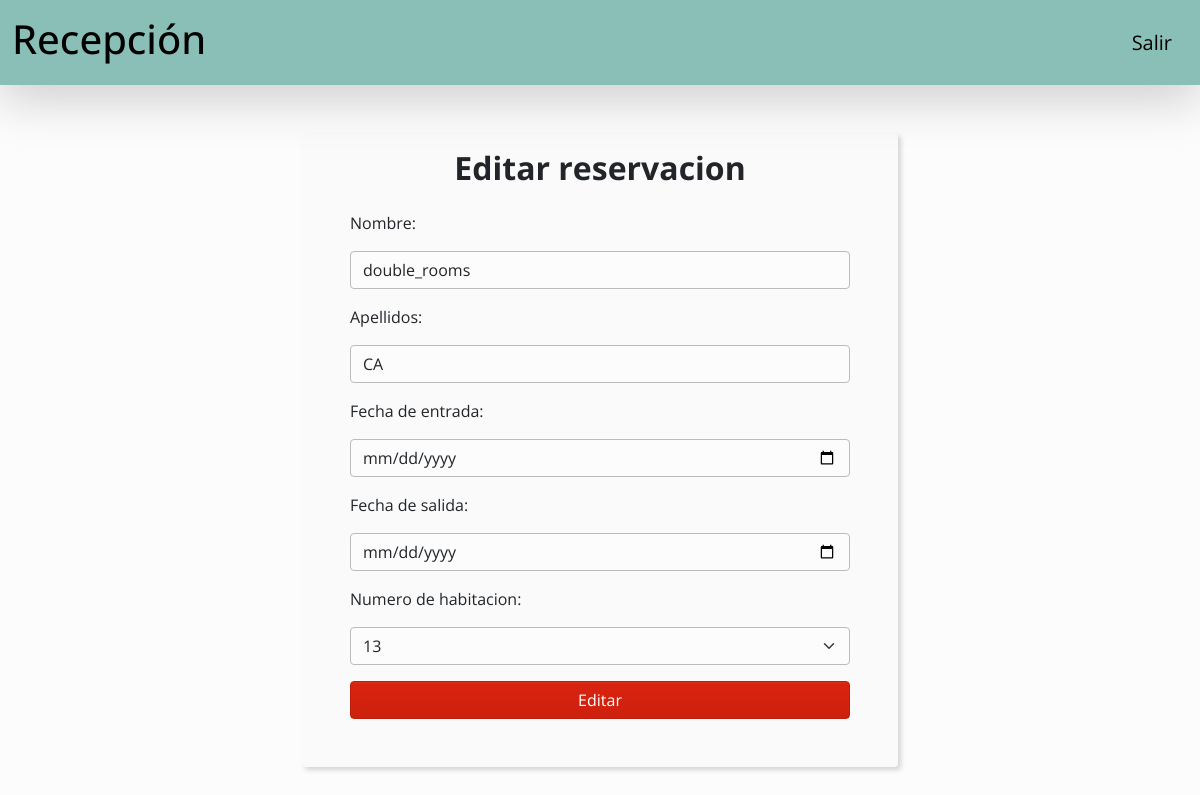
The page /reservation/edit/2 on the database as committed earlier.
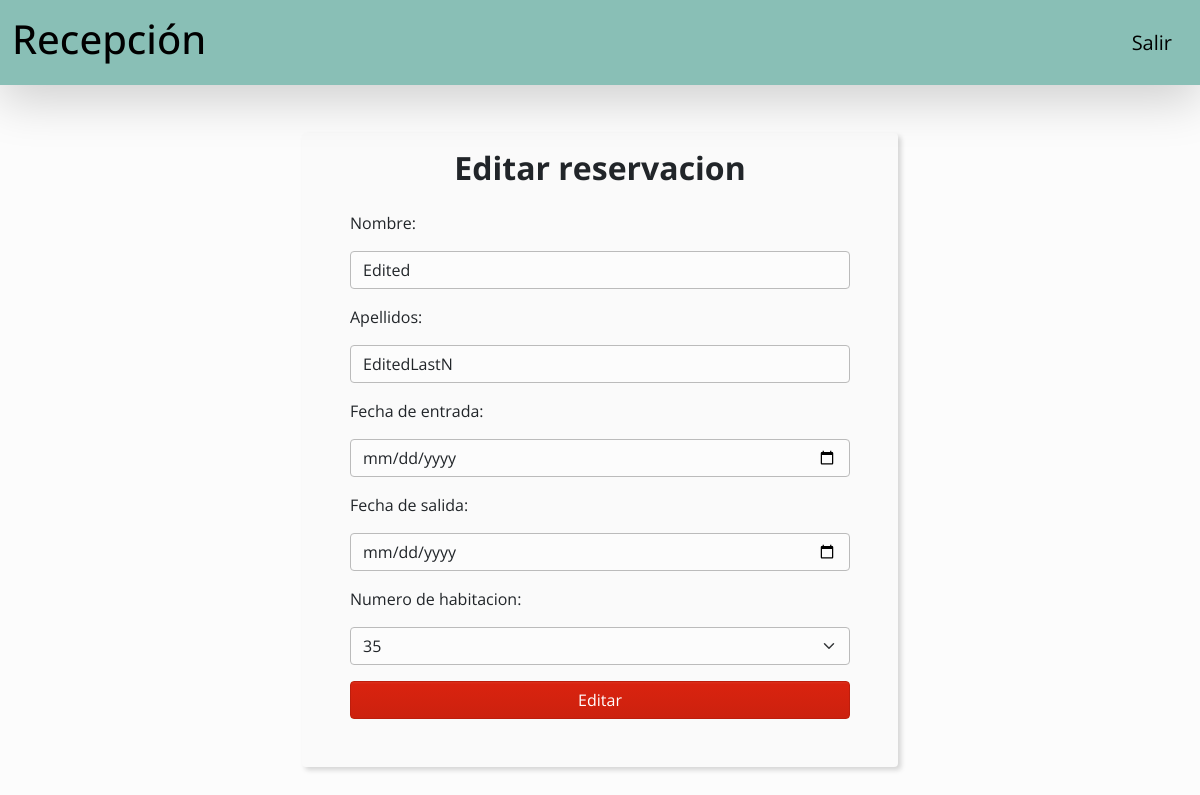
The same page on the database as committed later.
### main/models.py (models this page shows, shortened)
class Reservacion(models.Model):
    name = models.CharField(max_length=50)
    lastName = models.CharField(max_length=50)
    entry_date = models.DateField()
    out_date = models.DateField()
    roomNumber = models.ForeignKey(Habitacion, on_delete=models.CASCADE)

class Habitacion(models.Model):
    roomNumber = models.IntegerField(primary_key=True)
    dispo = models.BooleanField(default=True)
    def __str__(self):
        return self.roomNumber.__str__()

### main/views.py (the view)
def editReservation(request, reservationId):
    reservation = Reservacion.objects.get(id=reservationId)
    if request.method == 'POST':
        form = ReservationForm(request.POST, instance=reservation)
        if form.is_valid():
            form.save()
            return redirect('home')
    else:
        form = ReservationForm(instance=reservation)
    context = {'form': form}
    return render(request, 'reservations/edit_reservation.html', context)

### main/forms.py
class ReservationForm(forms.ModelForm):
    class Meta:
        model = Reservacion
        fields = ['name', 'lastName', 'entry_date', 'out_date', 'roomNumber']
        labels = {'name': 'Nombre', 'lastName': 'Apellidos', 'entry_date': 'Fecha de entrada',
                  'out_date': 'Fecha de salida', 'roomNumber': 'Numero de habitacion'}
        widgets = {
            'name': forms.TextInput(attrs={'class': 'form-control'}),
            'lastName': forms.TextInput(attrs={'class': 'form-control'}),
            'entry_date': forms.DateInput(attrs={'type': 'date', 'class': 'form-control'}, format='%d/%m/%Y'),
            'out_date': forms.DateInput(attrs={'type': 'date', 'class': 'form-control'}, format='%d/%m/%Y'),
            'roomNumber': forms.Select(attrs={'class': 'form-select'}),
        }

### main/templates/reservations/edit_reservation.html
{% extends 'base.html' %} {% load static %} {% block content %}
<section class="d-flex align-items-center justify-content-center">
  <div
    class="d-flex flex-column align-items-center p-5 pt-3 mt-5 gap-3 rounded form-bg-container"
  >
    <h2 class="fw-bold">Editar reservacion</h2>
    <form
      method="post"
      class="d-flex flex-column gap-3"
      style="width: 500px"
    >
      {% csrf_token %} {{ form }}
      <button class="btn btn-primary w-100">Editar</button>
    </form>
  </div>
</section>
{% endblock content %}

Rows that differ between the two databases and show on the page:
changed Reservacion: name "double_rooms" → "Edited"; lastName "CA" → "EditedLastN"
computed for Habitacion: roomNumber "13" → "35"
